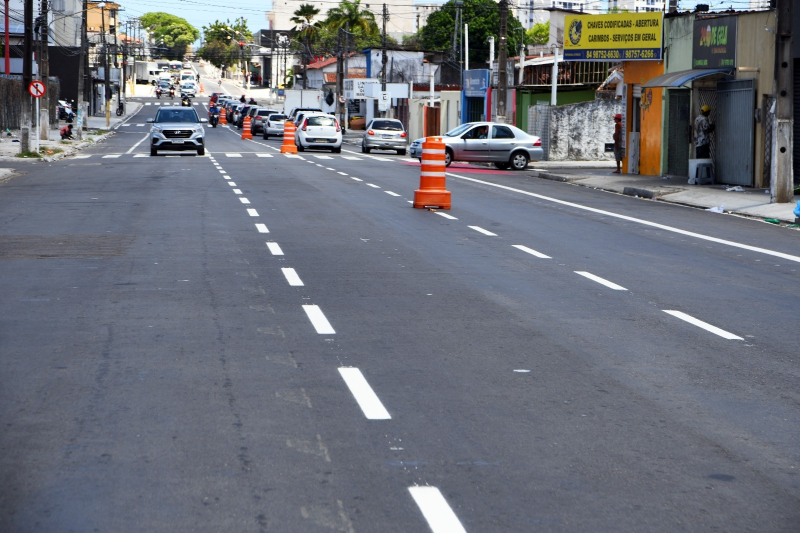
#> input picture raspberry_codes/Testes_opencv/img.jpg, 1600 x 1066 px (shown at 1/2 size)
$ python -i imgpros.py   (imports and definitions only)
#> lines starting #> are read from the running program, lines starting #| are printed output that depends on the picture; after the words box and inside, x2 and y2 are one past the last pixel; in counts of white or black regions, pixels touching at a corner belong together
#> further down, picture is the input picture: shape (1066, 1600, 3); mean B, G, R 120.7, 112.2, 108.8
import cv2
import numpy as np

import cv2
import numpy as np

def processing(img):
    # 1. Converter para HLS de uma só vez (já era rápido)
    hls_img = cv2.cvtColor(img, cv2.COLOR_BGR2HLS)
#> hls_img: shape (1066, 1600, 3); mean of channels 0, 1, 2 101.3, 115.1, 36.6

    # Extrair o canal L (Luminosidade) para facilitar a manipulação
    # hls_img é um array NumPy de shape (altura, largura, 3)
    # hls_img[:, :, 1] seleciona o canal de índice 1 (L) para todos os pixels
    h_channel = hls_img[:, :, 0]
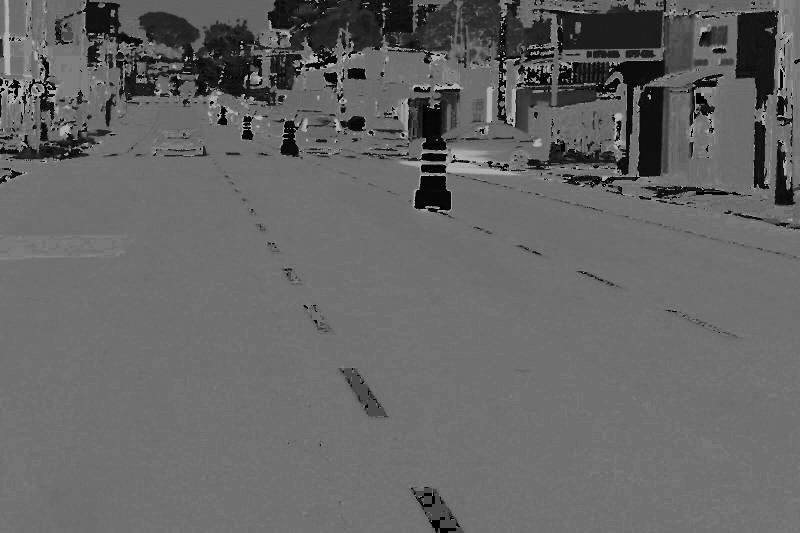
#> h_channel: shape (1066, 1600) (shown at 1/2 size); min 0, max 180, mean 101.3
    l_channel = hls_img[:, :, 1].astype(np.float32) # Converte para float para a divisão
    s_channel = hls_img[:, :, 2]
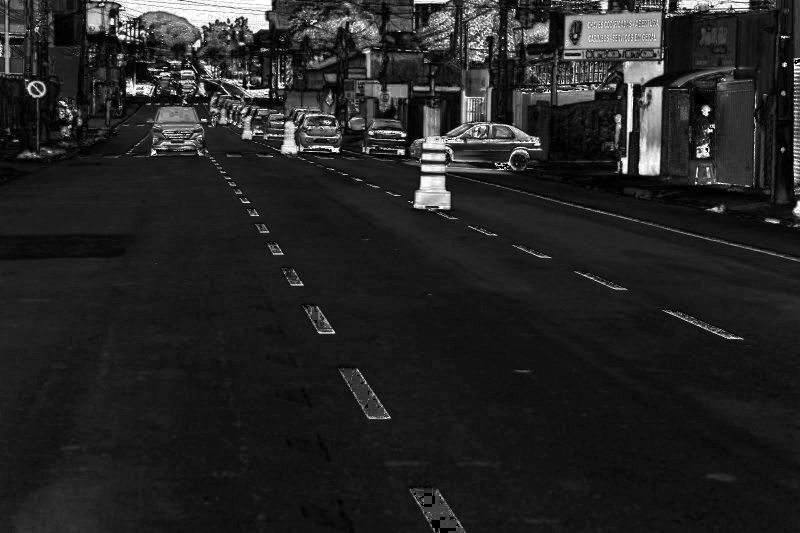
#> s_channel: shape (1066, 1600) (shown at 1/2 size); min 0, max 255, mean 36.6

    # 2. Otimização 1: Substituir o primeiro loop `for` por máscaras NumPy
    # Criar uma máscara booleana para pixels onde a luminosidade > 220
    mask_bright = l_channel > 220
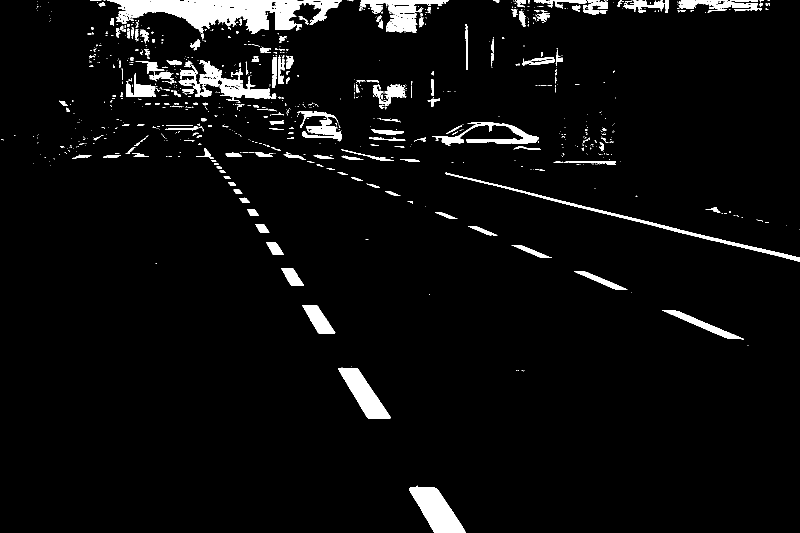
#> mask_bright: shape (1066, 1600) bool (shown at 1/2 size); 4.4% white; 958 white regions (744 under 20 px), largest, box (x1, y1, x2, y2) and area: (214, 0, 677, 68) 15586, (818, 971, 932, 1066) 5584, (676, 735, 781, 838) 4475

    # Onde a máscara é True (l > 220), definir L para 255
    l_channel[mask_bright] = 255
#> l_channel: shape (1066, 1600) float32; min 0, max 255, mean 115.8
    # Onde a máscara é False (l <= 220), dividir L por 2
    # O operador '~' inverte a máscara booleana
    l_channel[~mask_bright] /= 2
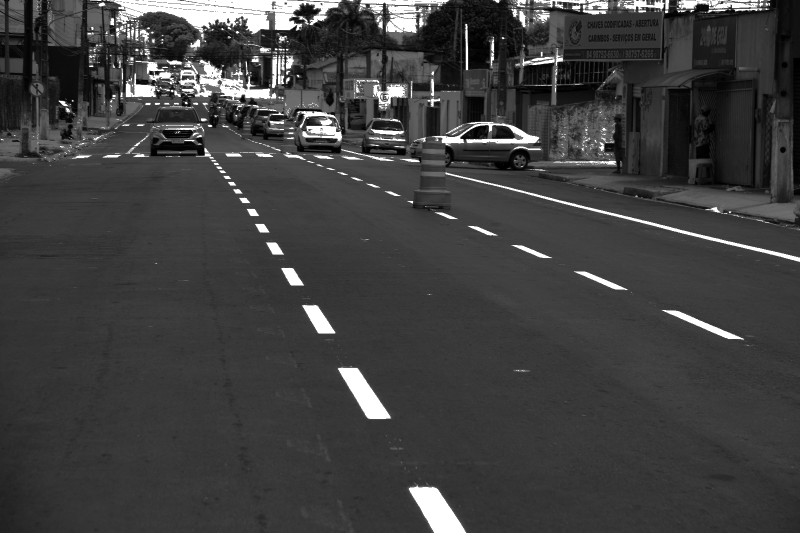
#> l_channel: shape (1066, 1600) float32 (shown at 1/2 size); min 0, max 255, mean 63.5

    # Remontar a imagem HLS com o canal L modificado
    # E converter de volta para inteiro de 8 bits
    final_hls = cv2.merge([h_channel, l_channel.astype(np.uint8), s_channel])
#> final_hls: shape (1066, 1600, 3); mean of channels 0, 1, 2 101.3, 63.3, 36.6

    # 3. Converter de volta para BGR e depois para GRAY (já era rápido)
    bgr_img = cv2.cvtColor(final_hls, cv2.COLOR_HLS2BGR)
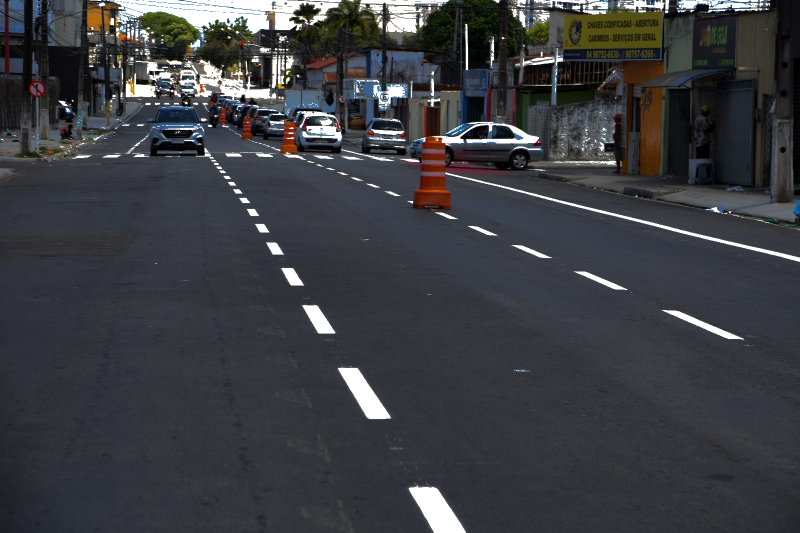
#> bgr_img: shape (1066, 1600, 3) (shown at 1/2 size); mean B, G, R 66.4, 61.8, 60.1
    gray_img = cv2.cvtColor(bgr_img, cv2.COLOR_BGR2GRAY)

    # 4. Otimização 2: Substituir o segundo loop `for` por indexação booleana
    # Para todos os pixels com valor >= 200, atribuir 255
    gray_img[gray_img >= 200] = 255
    # Para todos os pixels com valor < 100, atribuir 0
    gray_img[gray_img < 100] = 0
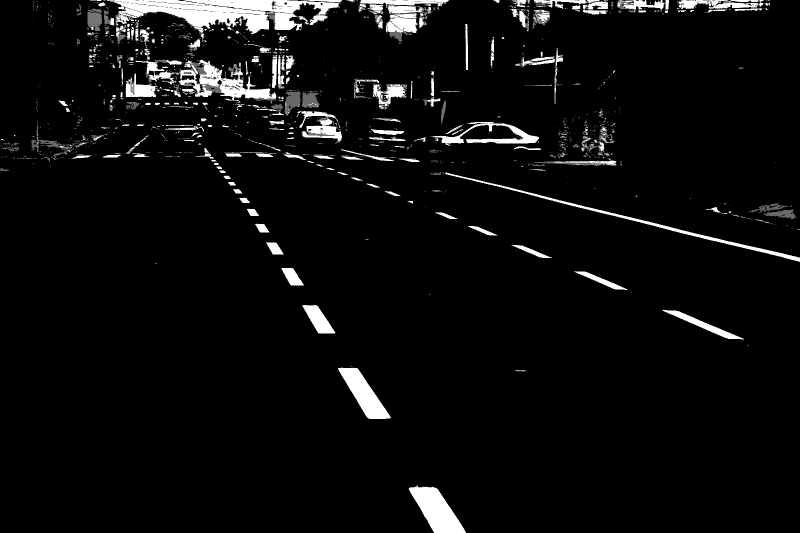
#> gray_img: shape (1066, 1600) (shown at 1/2 size); min 0, max 255, mean 13

    # 5. Aplicar o detector de bordas Canny (já era rápido)
    # A cópia aqui é desnecessária, Canny não modifica o array de entrada
    edges = cv2.Canny(gray_img, 400, 400)
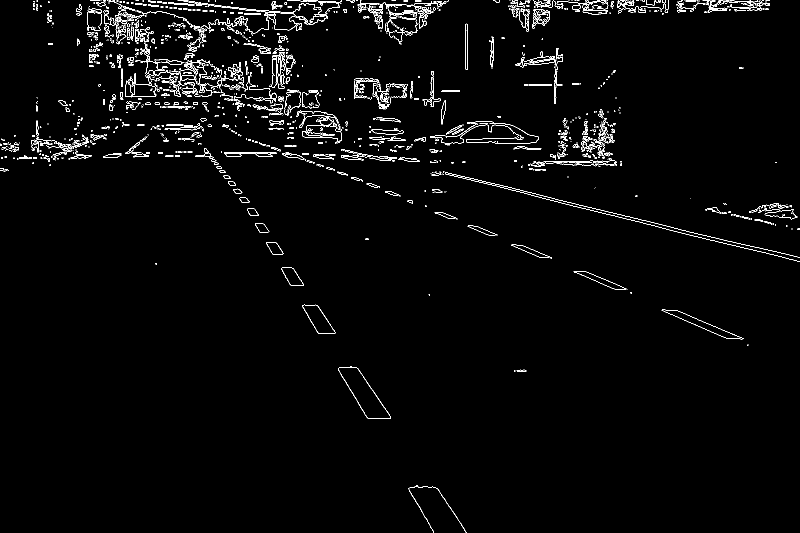
#> edges: shape (1066, 1600) (shown at 1/2 size); 2.1% white in thin lines or dots

    return edges, gray_img

>>> import cv2
>>> picture = cv2.imread('img.jpg')
>>> result = processing(picture)

$ run again, on raspberry_codes/Testes_opencv/image.png
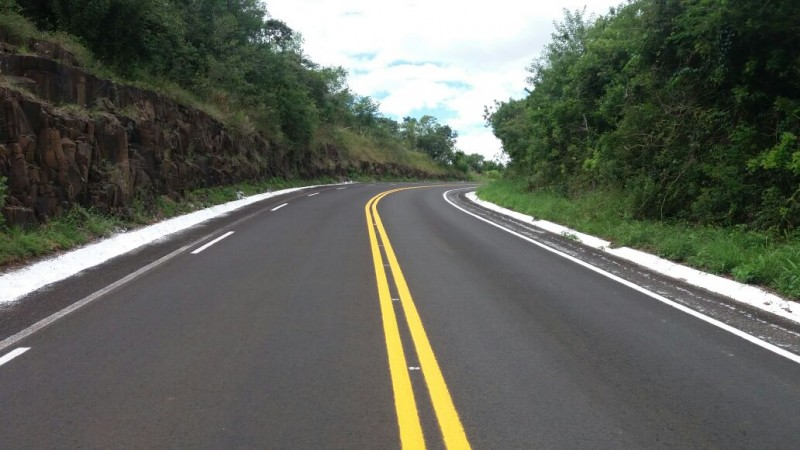
#> input picture raspberry_codes/Testes_opencv/image.png, 800 x 450 px
#> picture is the input picture: shape (450, 800, 3); mean B, G, R 89.5, 99, 95.5
#> hls_img: shape (450, 800, 3); mean of channels 0, 1, 2 63.4, 94.7, 42
#> in processing, `mask_bright = l_channel > 220`:
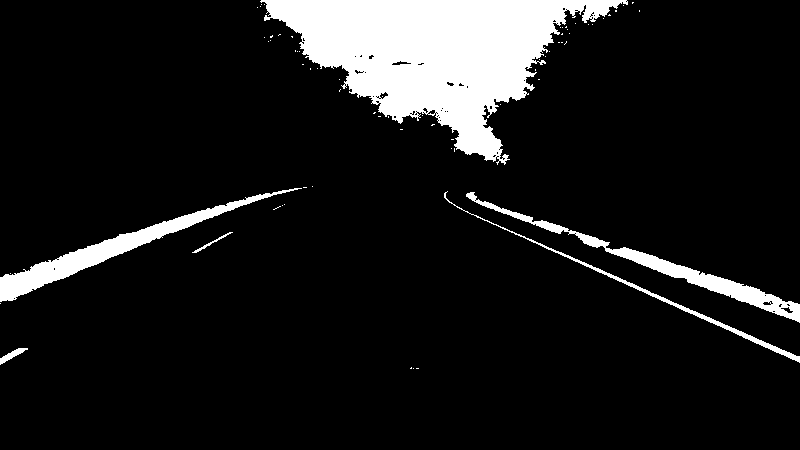
#> mask_bright: shape (450, 800) bool; 10.4% white; 68 white regions (62 under 20 px), largest, box (x1, y1, x2, y2) and area: (260, 0, 628, 165) 27656, (0, 188, 302, 302) 4457, (466, 192, 800, 323) 3608, (444, 191, 800, 363) 1248, (0, 348, 28, 365) 162, (192, 232, 233, 253) 98
#> final_hls: shape (450, 800, 3); mean of channels 0, 1, 2 63.4, 60.7, 42
#> in processing, `edges = cv2.Canny(gray_img, 400, 400)`:
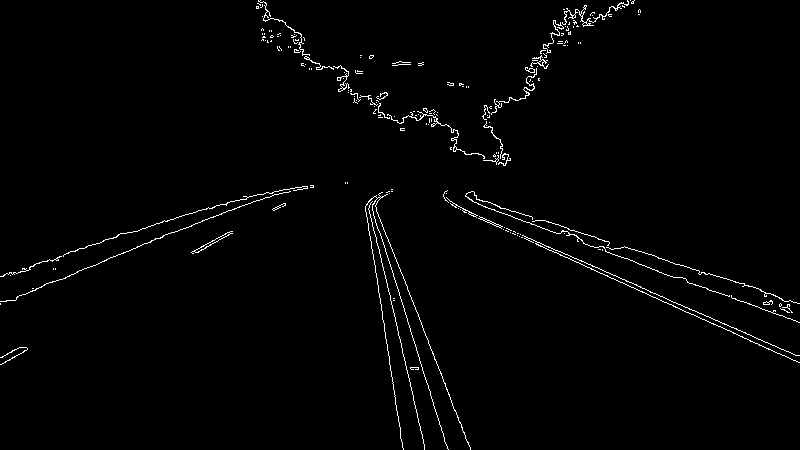
#> edges: shape (450, 800); 1.5% white in thin lines or dots
